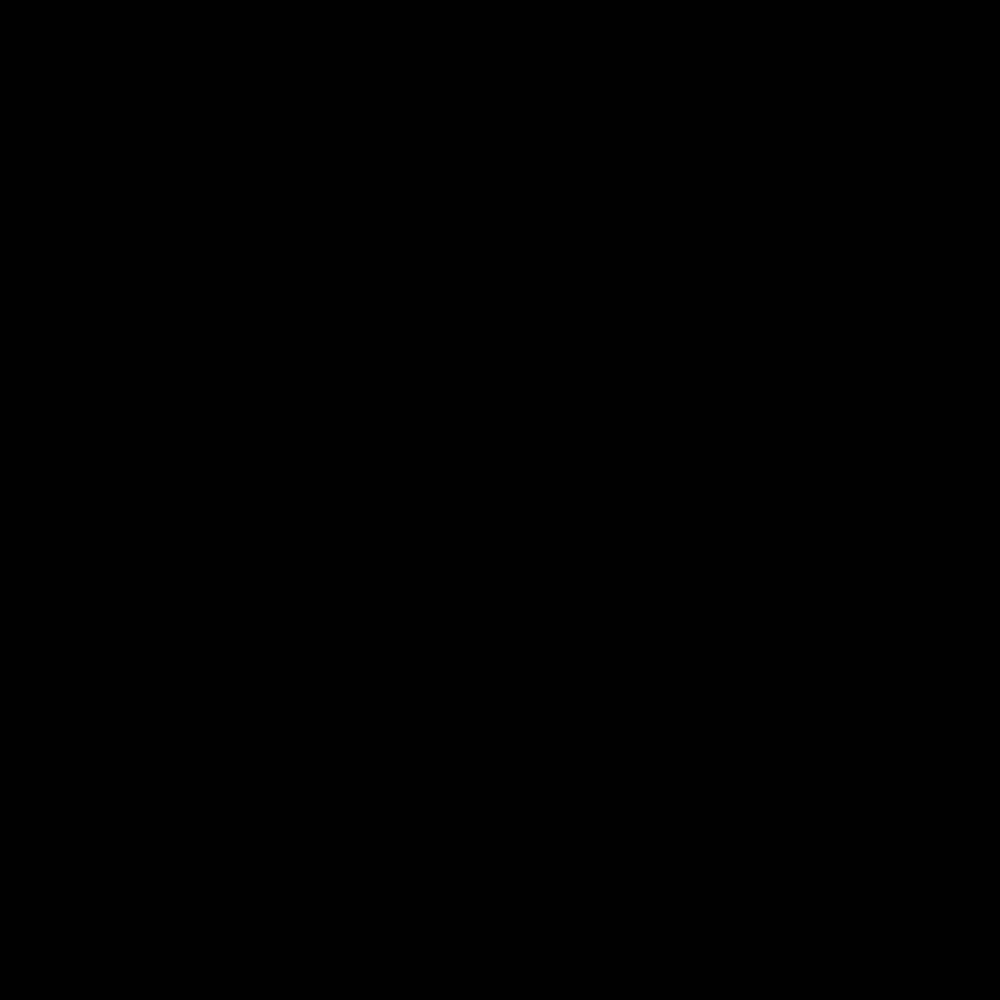
Frame 1 (no input)
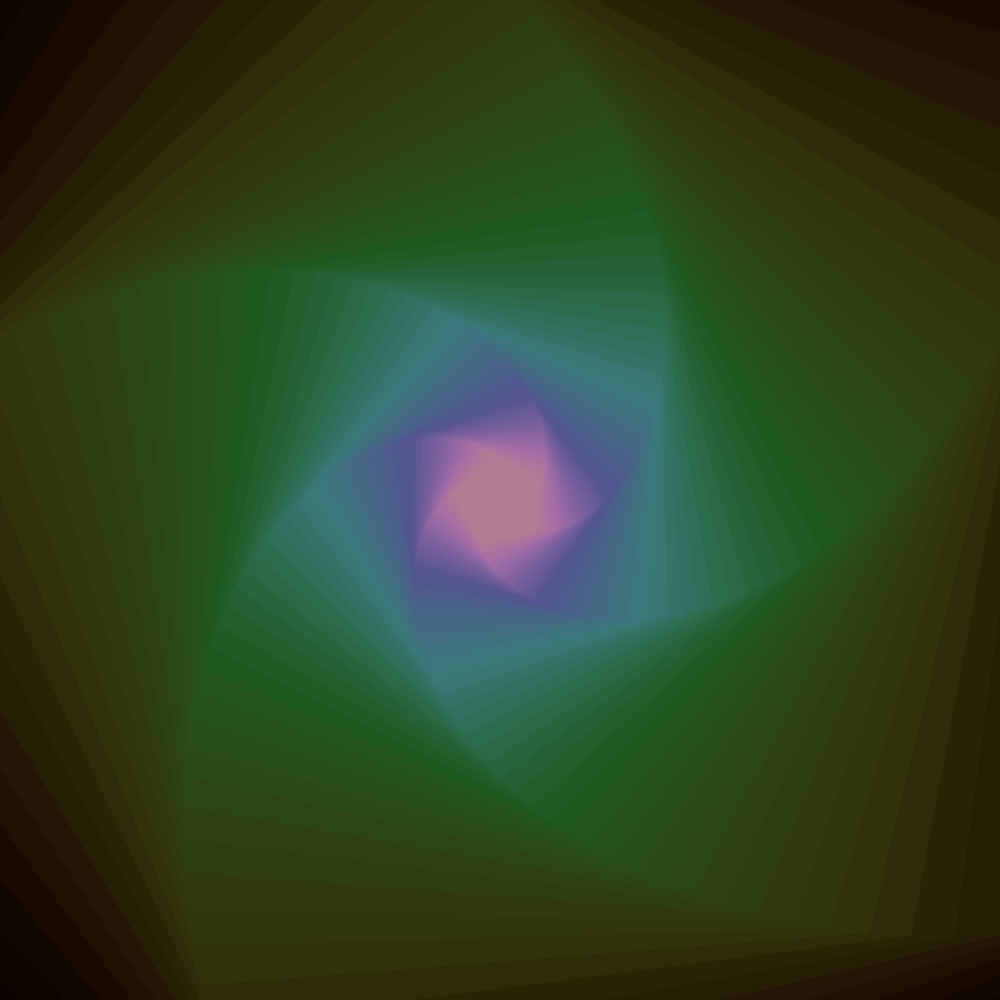
Frame 60 (the mouse pressed at the canvas centre just before this capture)
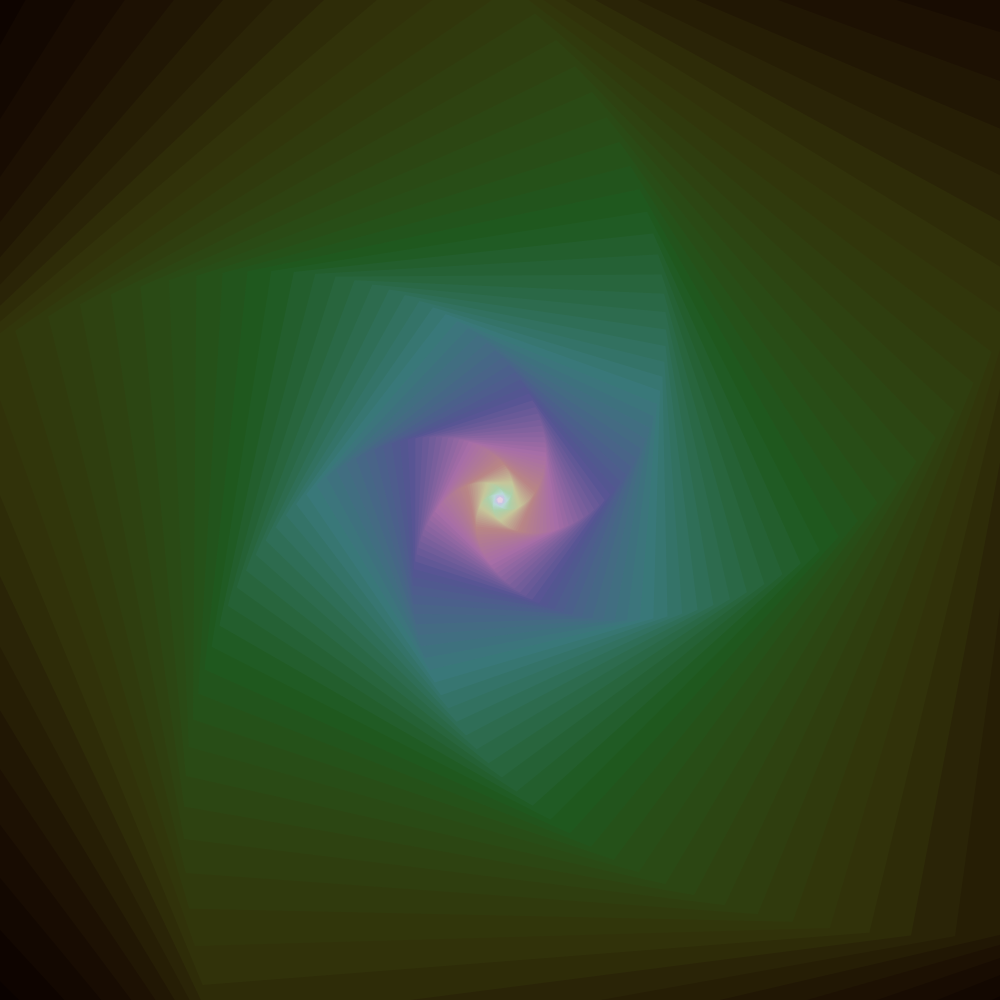
Frame 120 (the mouse held since frame 60 and released just before this capture)

The Processing sketch that drew these frames (run headless with seeded random() and noise(); from frame 60 on, the mouse is pressed at the canvas centre):

// Processing sketch: mandala_like
// ── mandala_like.pde
int scale = 1000;

void setup() {
  size(1000, 1000);
  frameRate(10);
  translate(width/2,height/2);
  background(255);
  pushMatrix();
  colorMode(HSB);
  
  
}
float i = 255;
int j = 0;

void draw() {
  uni(5);
}

void uni(int n) {
  popMatrix();
  fill(j,i,255-i);
  i *= 0.98;
  j = (j+4)%256;
  noStroke();
  poly(n,scale);
  rotate(0.05);
  scale(0.95,0.95);
  pushMatrix();
}

void poly(int n, int s) {  
  beginShape();
  for (int i = 0; i < n; i++) {
      vertex(sin((TWO_PI*i)/n)*s,cos((TWO_PI*i)/n)*s);
  }
  endShape(CLOSE);
}
